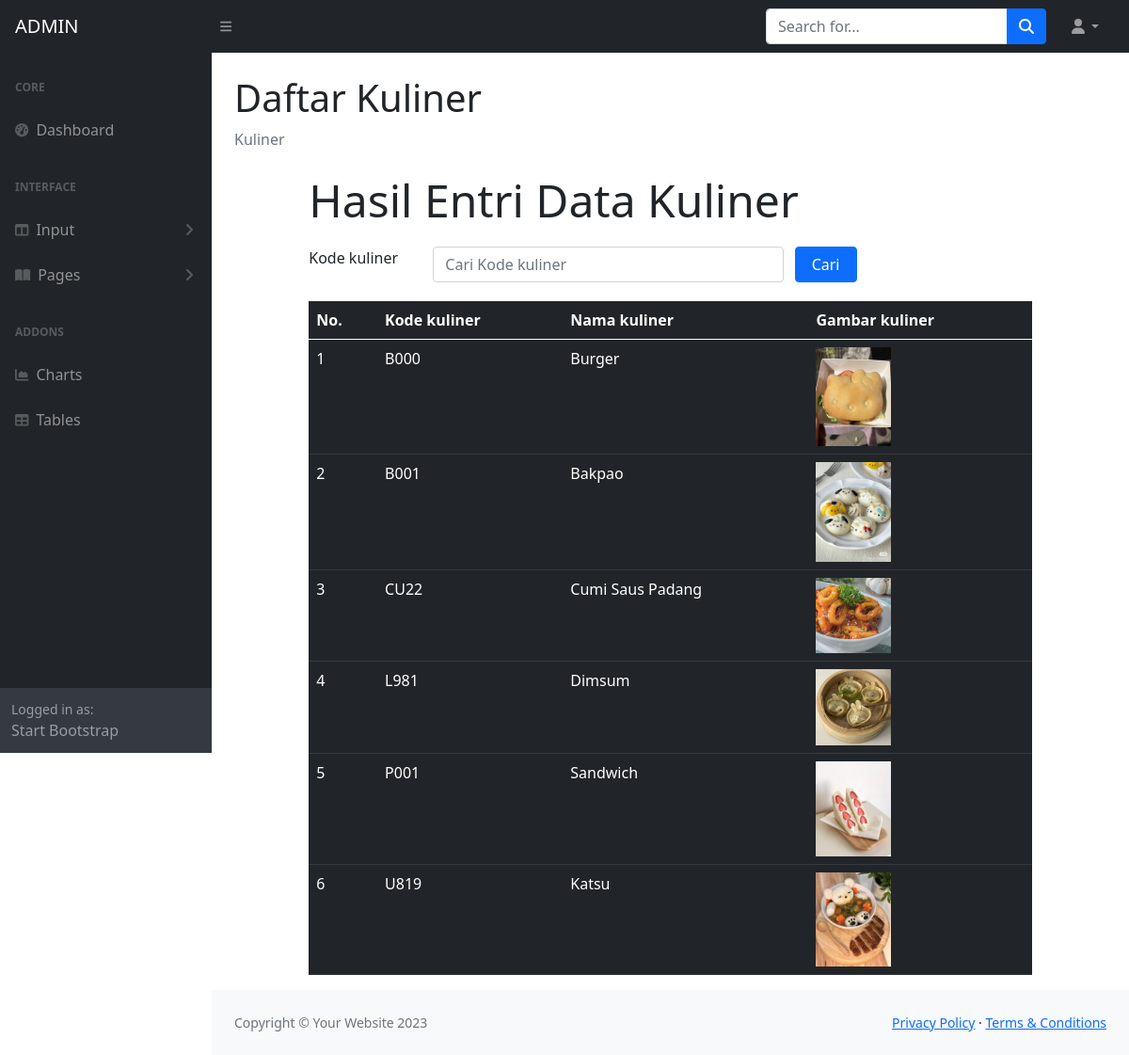
Page /ADMIN/d-daftarkuliner.php on the committed database.
### tables this page shows
CREATE TABLE `kuliner` (
  `kulinerKODE` char(4) NOT NULL,
  `kulinerNAMA` char(120) NOT NULL,
  `kulinerGAMBAR` char(225) NOT NULL
);

### ADMIN/daftarkuliner.php (the view, shortened to what this page needs)
<!doctype html>
<html>
<?php
    include 'include/config.php';
?>
<head>
    <link rel="stylesheet" type="text/css" href="css/bootstrap.min.css">
    <link rel="stylesheet" type="text/css" href="https://cdnjs.cloudflare.com/ajax/libs/select2/4.0.13/css/select2.min.css">
    <link rel="stylesheet" href="https://cdn.jsdelivr.net/npm/bootstrap-icons@1.10.2/font/bootstrap-icons.css">
</head>
<body>
    <div class="row">
        <div class="col-sm-1"> </div>
        <div class="col-sm-10">
            <h2 class=display-5> Hasil Entri Data Kuliner </h2>
            <form method = "POST">
                <div class = "formgroup row mb-2" style="margin-top: 20px;">
                    <label for = "search" class = "col-sm-2">Kode kuliner</label>
                    <div class = "col-sm-6">
                        <input type ="text" name ="search" class = "form-control" id = "search" value = "<?php if
                        (isset($_POST["search"])) {echo $_POST ["search"];}?>"    placeholder = "Cari Kode kuliner">
                    </div>
                    <input type ="submit" name = "kirim" value = "Cari" class = "col-sm-1 btn btn-primary">
                </div>
            </form>
            <table class="table table-hover table-dark" style="margin-top: 20px;">
                <thead>
                    <tr>
                    <th scope="col"> No. </th>
                    <th scope="col"> Kode kuliner </th>
                    <th scope="col"> Nama kuliner </th>
                    <th scope="col"> Gambar kuliner </th>
                    </tr>
                </thead>
                <tbody>
                    <?php
                        if (isset ($_POST["kirim"])){
                            $search = $_POST["search"];
                            $query = mysqli_query($connection, "select kuliner.* from kuliner where kulinerKODE like '%".$search."%' ");
                        }
                        else {
                            $query = mysqli_query($connection, "select kuliner.* from kuliner");
                        }
                        $nomor = 1;
                        while($row = mysqli_fetch_array($query)) {
                    ?>
                    <tr>
                    <td><?php echo $nomor;?></td>
           <td><?php echo $row['kulinerKODE'];?></td>
           <td><?php echo $row['kulinerNAMA'];?></td>
           <td>
			<?php if (isset($row['kulinerGAMBAR']) && is_file("images/" . $row['kulinerGAMBAR']))
						{ ?>
							<img src="images/<?php echo $row['kulinerGAMBAR']?>" width="80">
						<?php } else
							echo "<img src='images/noimage.png' width='80'>"
						?>
					</td>
                    </tr>
                    <?php $nomor = $nomor + 1; ?>
                    <?php
                        }
                    ?>
                </tbody>
            </table>
        </div>
    </div>
</body>
</html>

### rows in the picture
kuliner: kulinerKODE "B000", kulinerNAMA "Burger", kulinerGAMBAR (picture)
kuliner: kulinerKODE "B001", kulinerNAMA "Bakpao", kulinerGAMBAR (picture)
kuliner: kulinerKODE "CU22", kulinerNAMA "Cumi Saus Padang", kulinerGAMBAR (picture)
kuliner: kulinerKODE "L981", kulinerNAMA "Dimsum", kulinerGAMBAR (picture)
kuliner: kulinerKODE "P001", kulinerNAMA "Sandwich", kulinerGAMBAR (picture)
kuliner: kulinerKODE "U819", kulinerNAMA "Katsu", kulinerGAMBAR (picture)
